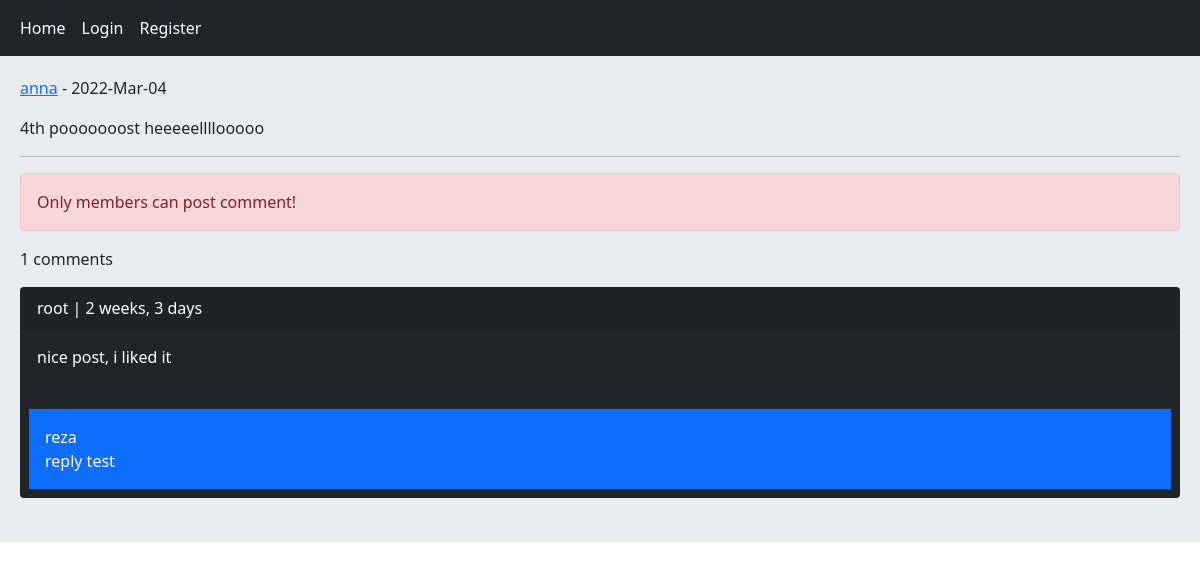
/post/4/4th-pooooooost-heeeeellllooooo, run on the app's committed database.
### home/models.py (models this page shows, shortened)
class Post(models.Model):
    body = models.TextField()
    slug = models.SlugField()
    created = models.DateTimeField(auto_now_add=True)
    updated = models.DateTimeField(auto_now=True)
    user = models.ForeignKey(User, on_delete=models.CASCADE, related_name='posts')
    class Meta:
        ordering = ['-created']

class Comment(models.Model):
    body = models.CharField(max_length=400)
    created = models.DateTimeField(auto_now_add=True)
    user = models.ForeignKey(User, on_delete=models.CASCADE, related_name='ucomments')
    post = models.ForeignKey(Post, on_delete=models.CASCADE, related_name='pcomments')
    reply = models.ForeignKey('self', on_delete=models.CASCADE, related_name='rcomments', null=True, blank=True)
    is_reply = models.BooleanField(default=False)

### home/views.py (the view, shortened to what this page needs)
# urls.py: path('post/<int:post_id>/<slug:post_slug>', views.PostDetailView.as_view(), name='post_detail'),
class PostDetailView(View):
    form_class = CommentCreateForm
    form_class_reply = CommentReplyForm
    def setup(self, request, *args, **kwargs):
        self.post_instance = get_object_or_404(Post, pk=kwargs['post_id'], slug=kwargs['post_slug'])
        return super().setup(request, *args, **kwargs)
    def get(self, request, *args, **kwargs):
        comments = self.post_instance.pcomments.filter(is_reply=False)
        return render(request, 'home/detail.html', context={'post': self.post_instance, 'comments': comments, 'form': self.form_class, 'reply_from': self.form_class_reply})

### home/templates/home/detail.html (shortened to what this page needs)
{% extends 'base.html' %}
{% block content %}
    <p><a href="{% url 'account:user_profile' post.user.id %}">{{ post.user.username }}</a> - {{ post.updated|date:"Y-M-d" }}</p>
    <p>{{ post.body }}</p>
    <hr>
    {% if request.user.is_authenticated %}
        <a href="{% url 'home:post_like' post.id %}" class="btn btn-primary col-md-2">Like</a>
        <form action="" method="post">
            {% csrf_token %}
            {{ form.as_p }}
            <input type="submit" value="Send">
        </form> <br>
    {% else %}
        <p class="alert alert-danger">Only members can post comment!</p>
    {% endif %}
    <p>{{ comments.count }} comments</p>
    {% for comment in comments %}
        <div class="card bg-dark text-white">
            <p class="card-header">{{ comment.user }} | {{ comment.created|timesince }}</p>
            <p class="card-body">{{ comment.body }}</p>
            {% with replies=comment.rcomments.all %}
                {% for reply in replies %}
                    <p class="bg-primary p-3 m-2">{{ reply.user }} <br> {{ reply.body }}</p>
                {% endfor %}
            {% endwith %}
        </div> <br>
    {% empty %}
        <p>No comments yet!</p>
    {% endfor %}
{% endblock %}

### data on the page
Post: user.username "anna", updated "2022-Mar-04", body "4th pooooooost heeeeellllooooo"
Comment: user "root", created "2 weeks, 3 days", body "nice post, i liked it"
Comment: user "reza", body "reply test"

### other printed values
{{ comments.count }} "1"
